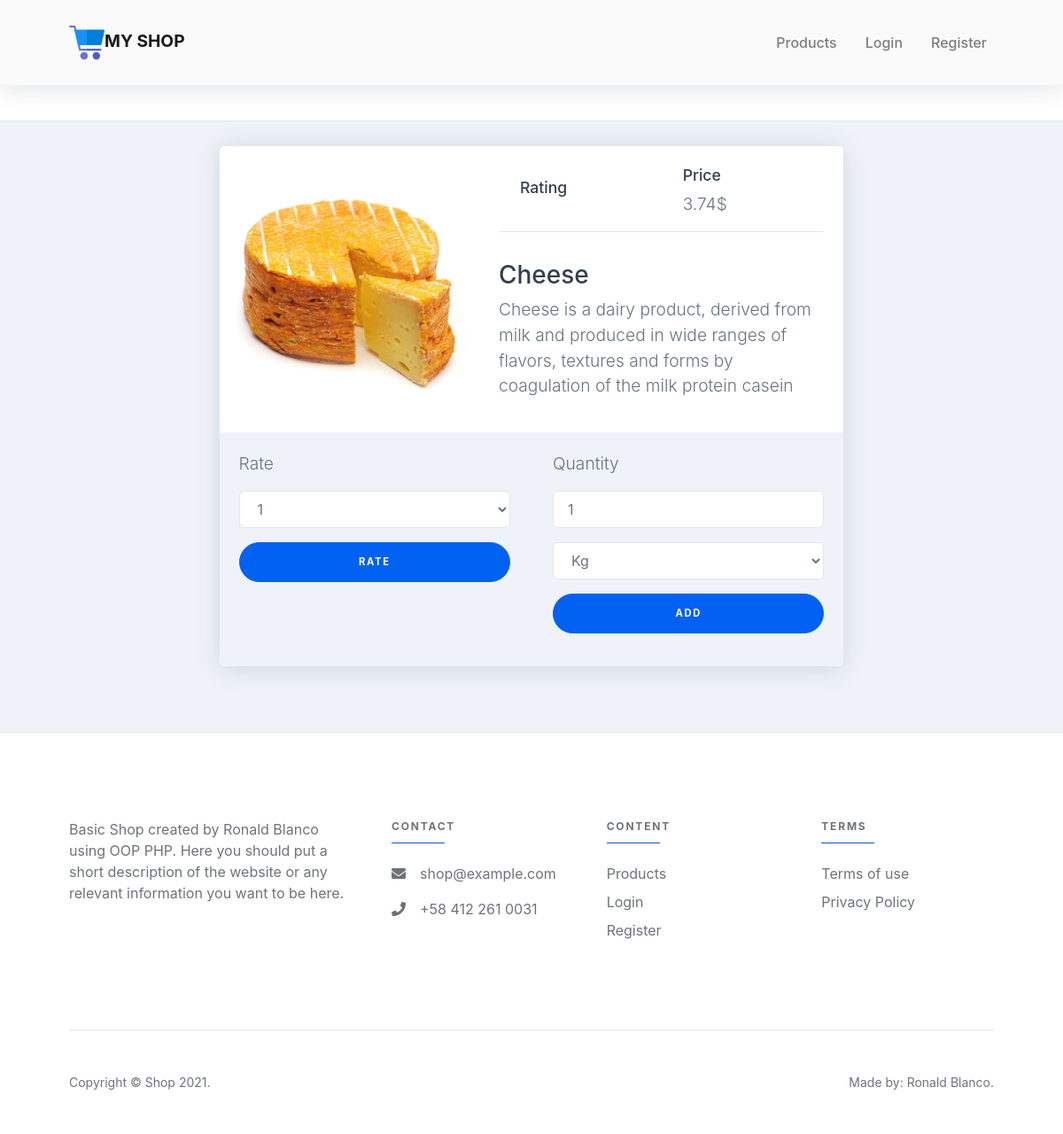
The app's page /product/4 with its own data.
### tables this page shows
CREATE TABLE `products` (
  `id` int(11) NOT NULL,
  `name` varchar(45) NOT NULL,
  `description` text NOT NULL,
  `price` decimal(12,2) NOT NULL,
  `img` varchar(100) DEFAULT NULL
);

### Classes/Controller.php (called while the page is built, shortened)
<?php
abstract class Controller
{
    public function render($view,Array $data = null)
    {
        require_once "Views/{$view}.php";
        require_once "Views/Layouts/BaseLayout.php";
    }
}

### Controllers/ProductController.php (called while the page is built, shortened)
<?php
require_once 'models/product.php';
class ProductController extends Controller
{
    public function Show($params)
    {
        $id = $params['id'];
        $product = (new Product())->id($id);
        $this->render('product',['product' => $product]);
    }
}

### Routes/Routes.php (called while the page is built, shortened)
<?php
class Routes
{
    function __construct()
    {
        (new Dispatcher())
            ->routing('/', function ()
            {
                (new ProductController())->Index();
            })
            ->routing('/products', function()
            {
                (new ProductController())->Index();
            })
            ->routing('/product/{id}', function($params)
            {
                (new ProductController())->Show($params);
            })
            ->routing('/login', function()
            {
                (new LoginController)->index();
            })
            ->routing('/user/login',function()
            {
                (new LoginController)->login();
            })
            ->routing('/register', function()
            {
                (new UserController)->create();
            })
            ->routing('/user/create',function()
            {
                (new UserController)->store();
            })
            ->routing('/logout',function()
            {
                (new LoginController)->Logout();
            })
            ->routing('/mycart', function()
            {
                (new CartController)->Index();
            })
            ->routing('/purchases',function()
            {
                (new CartController)->purchased();
            })
            ->routing(('/add/{id}'),function($params)
            {
                (new CartController)->add($params);
            })
            ->routing(('/remove/{id}'),function($params)
            {
                (new CartController)->remove($params);
            })
            ->routing(('/pay'),function($params)
            {
                (new CartController)->pay($params);
            })
            ->routing('/rating/{id}',function ($params)
            {
                (new RatingController)->getRating($params);
            })
            ->routing('/rate/{id}',function ($params)
            {
                (new RatingController)->rate($params);
            })
            ->dispatch();
    }
}

### Classes/Dispatcher.php (called while the page is built)
<?php
require_once 'router.php';
class Dispatcher
{
    private $router;
    function __construct()
    {
        $this->router = new Router();
    }
    public final function dispatch()
    {
        $url = isset($_GET['url']) ? $_GET['url']: '';
        $url = rtrim($url, '/');
        $this->router->route(
            $_SERVER['REQUEST_METHOD'],
            $url,
            $_REQUEST);
    }
    public final function routing($pattern, $action)
    {
        $this->router->addRouting($pattern, $action);
        return $this;
    }
}

### index.php (called while the page is built, shortened)
<?php
require_once 'config/config.php';
require_once 'classes/controller.php';
require_once 'classes/model.php';
require_once 'Routes/Routes.php';
require_once 'controllers/productcontroller.php';
$app = new Routes();
?>

### Config/Database.php (called while the page is built, shortened)
<?php
require_once 'config.php';
class Database
{
    public function __construct()
    {
        $this->conf = new Config();
    }
    public function connect()
    {
        $strconn = driver.":host=".host.";port=".port.";dbname=".database.";charset=".charset."";
        $pdo = new PDO($strconn,user,password);
        $pdo->setAttribute(PDO::ATTR_ERRMODE, PDO::ERRMODE_EXCEPTION);
        return $pdo;
    }
}

### Config/Config.php (called while the page is built, shortened)
<?php
class Config
{
    final function database()
    {
        return
        [
            'driver'   => 'mysql',
            'host'     => '127.0.0.1',
            'port'     => '3306',
            'user'     => 'root',
            'password' => '',
            'database' => 'shop',
            'charset'  => 'utf8mb4',
        ];
    }
}

### Classes/Model.php (called while the page is built, shortened)
<?php
require_once 'config/database.php';
require_once 'QueryHelper.php';
class Model
{
    protected $db;
    protected $table;
    protected $helper;
    public function __construct()
    {
        $this->conn = new Database();
        $this->db = $this->conn->connect();
        $this->helper = new QueryHelper();
    }
    public function setTable($table)
    {
        $this->table = $table;
    }
    public function id($id)
    {
        $query = $this->db->query("SELECT * FROM {$this->table} WHERE id = '{$this->helper->Filter($id)}' ");
        $data = $query->fetch(PDO::FETCH_ASSOC);
        return $data;
    }
}

### Classes/QueryHelper.php (called while the page is built, shortened)
<?php
class QueryHelper
{
    public function Filter($str)
    {
        $chars = array("update", "delete", "insert", "truncate", "select", "alter", "script");
        $charsReplace = array("up-da-te", "de-le-te", "in-ser-t", "trun-ca-te", "se-lec-t", "al-ter", "");
        return(str_replace($chars, $charsReplace, $str));
    }
}

### Views/product.php (the view, shortened to what this page needs)
<section class="bg-light py-1">
		<div class="container">
			<div class="row justify-content-center">
				<div class="col-xl-8 padding-0_75r mt-4 mb-4">
					<div class="card bg-white post-preview post-preview-featured mb-5">
					<div class="row no-gutters">
                    	<div class="col-lg-5">
							<div class="post-preview-featured-img" style="background-image: url(<?=$product['img'];?>);background-size: contain; "></div>
						</div>
						<div class="col-lg-7">
							<div class="card-body bg-white">
                            <div class="d-flex align-items-center">
                            <div class="col-md-6">
                                    <h5>Rating</h5>
									</div>
									<div class="col-md-6">
										<h5>Price</h5>
										<p class="card-text text-gray-600"><?=$product['price'];?>$</p>
									</div>
								</div>
								<hr>
								<div class="py-3">
									<h5 class="card-title"><?=$product['name']; ?></h5>
									<p class="card-text"><?= $product['description']; ?></p>
								</div>
							</div>
						</div>
					</div>
					<div class="card-body bg-light">
                        <div class="row allign-items-center">
                                <div class="col-md-6">
								<form id="form-rate-<?=$product['id']?>" action="<?=PATH?>/rate/<?=$product['id']?>" method="POST">
								<p class="card-text text-gray-600">Rate</p>
                                <p><select class="form-control" name="rating" id="rate">
                                <option value="1">1</option>
                                </select></p>
								</form>
                                </p><button onclick="rate(<?=$product['id']?>)" class="btn btn-primary btn-marketing btn-block rounded-pill " type="submit">Rate</button></p>
                                </div>
                                <div class="col-md-6">
								<form id="form-add-<?=$product['id']?>" action="<?=PATH?>/add/<?=$product['id']?>" method="POST">
                                <p class="card-text text-gray-600">Quantity</p>
                                <p><input class="form-control" type="number" name="quantity" id="" value="1"></p>
                                <?php if(strtolower($product['name']) == 'cheese')
                                { ?>
                                    <p><select class="form-control" name="scale" id="">
                                    <option value="1">Kg</option>
                                    </select></p>
                                <?php } ?>
								</form>
                                <p><button onclick="add(<?=$product['id']?>)" class="btn btn-primary btn-marketing btn-block rounded-pill " type="submit">Add</button></p>
								</div>
                        </div>
					</div>
				</div>
			</div>
	</section>

### Classes/Router.php (shortened to what this page needs)
<?php
class Router
{
    private $routing = [];
    public final function addRouting($pattern, $action)
    {
        $this->routing[$pattern] = $action;
    }
    public final function route($method, $path, $params)
    {
        $path = "{$method} " . $this->withEscapedSlashes("/{$path}");
        foreach ($this->routing as $pattern => $handler)
        {
            $patternParams = $this->patternParams($pattern);
            if (!empty($patternParams))
            {
                $pattern = $this->withParams($pattern);
            }
            $pattern = $this->withEscapedSlashes($pattern);
            $pattern = $this->withMethod($pattern);
            $value =$this->requestMatches($pattern, $path, $patternParams, $params);
            if ($this->requestMatches($pattern, $path, $patternParams, $params))
            {
                $handler($params);
                return;
            }
        }
    }
    private function requestMatches($pattern, $path, $patternParams = [], &$params)
    {
       unset($params['url']);
        if (preg_match("/^{$pattern}$/i", $path, $matches))
        {
            if (!empty($patternParams))
            {
                for ($i = 0; $i < sizeof($patternParams); $i++)
                {
                    $params[$patternParams[$i]] = $matches[$i + 1];
                }
            }
            return true;
        }
        return false;
    }
    private function patternParams($pattern)
    {
        $matches = [];
        if (preg_match_all('/{(\w+)}/', $pattern, $matches))
        {
            return $matches[1];
        }
    }
    private function withEscapedSlashes($pattern)
    {
        return str_replace('/', ':', $pattern);
    }
    private function withMethod($pattern)
    {
        return !preg_match("/^[A-Z]+ .+$/i", $pattern) ? "{$_SERVER['REQUEST_METHOD']} {$pattern}" : $pattern;
    }
    private function withParams($pattern)
    {
        return preg_replace('/{\w+}/', '([^:]+)', $pattern);
    }
}

### resources/css/custom.css (style rules this page uses)
.padding-0_75r { padding-right: 0.75rem !important; padding-left: 0.75rem !important; }

### records on screen
products: img (picture), price "3.74", name "Cheese", description "Cheese is a dairy product, derived from milk and produced in wide ranges of flavors, textures and forms by coagulation of the milk protein casein"
